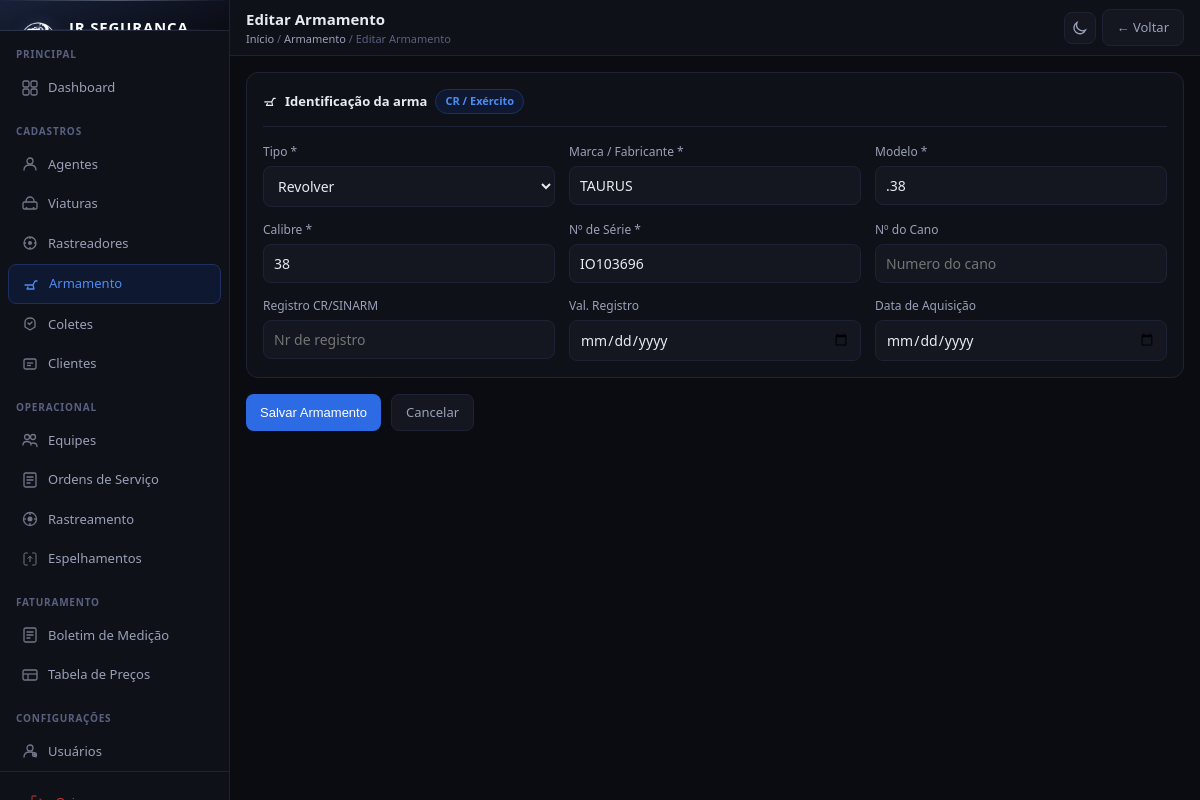
The page /armamento/1/editar/ (signed in) on the database its author committed.
### cadastros/models.py (models this page shows, shortened)
class Armamento(models.Model):
    TIPO_CHOICES = [
        ('pistola', 'Pistola'),
        ('revolver', 'Revolver'),
        ('espingarda', 'Espingarda'),
        ('rifle', 'Rifle'),
    ]
    tipo = models.CharField(max_length=20, choices=TIPO_CHOICES, verbose_name='Tipo')
    marca = models.CharField(max_length=100, verbose_name='Marca / Fabricante')
    modelo = models.CharField(max_length=100, verbose_name='Modelo')
    calibre = models.CharField(max_length=20, verbose_name='Calibre')
    numero_serie = models.CharField(max_length=50, unique=True, verbose_name='Nr de Serie')
    numero_cano = models.CharField(max_length=50, blank=True, verbose_name='Nr do Cano')
    registro_cr = models.CharField(max_length=50, blank=True, verbose_name='Registro CR/SINARM')
    registro_validade = models.DateField(blank=True, null=True, verbose_name='Val. Registro')
    data_aquisicao = models.DateField(blank=True, null=True, verbose_name='Data de Aquisicao')
    criado_em = models.DateTimeField(auto_now_add=True)
    atualizado_em = models.DateTimeField(auto_now=True)
    class Meta:
        verbose_name = 'Armamento'
        verbose_name_plural = 'Armamentos'
        ordering = ['tipo', 'marca']

### cadastros/views.py (the view)
# urls.py: path('armamento/<int:pk>/editar/', views.armamento_edit, name='armamento_edit'),
@login_required
def armamento_edit(request, pk):
    armamento = get_object_or_404(Armamento, pk=pk)
    form = ArmamentoForm(request.POST or None, instance=armamento)
    if form.is_valid():
        form.save()
        messages.success(request, 'Armamento atualizado com sucesso!')
        return redirect('armamento_list')
    return render(request, 'cadastros/armamento_form.html', {'form': form, 'titulo': 'Editar Armamento', 'obj': armamento})

### cadastros/forms.py
class ArmamentoForm(forms.ModelForm):
    class Meta:
        model = Armamento
        exclude = ['criado_em', 'atualizado_em']
        widgets = {
            'marca': forms.TextInput(attrs={'placeholder': 'Ex: Taurus, Glock'}),
            'modelo': forms.TextInput(attrs={'placeholder': 'Ex: PT840, G17'}),
            'calibre': forms.TextInput(attrs={'placeholder': 'Ex: .40 S&W, 9mm'}),
            'numero_serie': forms.TextInput(attrs={'placeholder': 'TQ000000'}),
            'numero_cano': forms.TextInput(attrs={'placeholder': 'Numero do cano'}),
            'registro_cr': forms.TextInput(attrs={'placeholder': 'Nr de registro'}),
            'registro_validade': forms.DateInput(attrs={'type': 'date'}),
            'data_aquisicao': forms.DateInput(attrs={'type': 'date'}),
        }

### cadastros/templates/cadastros/armamento_form.html (shortened to what this page needs)
﻿{% extends 'cadastros/base.html' %}
{% block page_title %}{{ titulo }}{% endblock %}
{% block breadcrumb %}<a href="{% url 'dashboard' %}">Início</a> / <a href="{% url 'armamento_list' %}">Armamento</a> / {{ titulo }}{% endblock %}
{% block topbar_actions %}<a href="{% url 'armamento_list' %}" class="btn btn-secondary">← Voltar</a>{% endblock %}
{% block content %}
<form method="post">
  <div class="card">
    <div class="card-title">
      <svg width="14" height="14" fill="none" viewBox="0 0 16 16"><path d="M2 9h8l2-4h2M10 9l1 4H4l1-2" stroke="currentColor" stroke-width="1.3" stroke-linecap="round" stroke-linejoin="round"/></svg>
      Identificação da arma
      <span class="badge badge-blue">CR / Exército</span>
    </div>
    <div class="form-grid form-grid-3">
      <div class="field"><label>Tipo *</label>{{ form.tipo }}</div>
      <div class="field"><label>Marca / Fabricante *</label>{{ form.marca }}</div>
      <div class="field"><label>Modelo *</label>{{ form.modelo }}</div>
      <div class="field"><label>Calibre *</label>{{ form.calibre }}</div>
      <div class="field"><label>Nº de Série *</label>{{ form.numero_serie }}</div>
      <div class="field"><label>Nº do Cano</label>{{ form.numero_cano }}</div>
      <div class="field"><label>Registro CR/SINARM</label>{{ form.registro_cr }}</div>
      <div class="field"><label>Val. Registro</label>{{ form.registro_validade }}</div>
      <div class="field"><label>Data de Aquisição</label>{{ form.data_aquisicao }}</div>
    </div>
  </div>
  <div style="display:flex;gap:10px;margin-top:16px">
    <button type="submit" class="btn btn-primary">Salvar Armamento</button>
    <a href="{% url 'armamento_list' %}" class="btn btn-secondary">Cancelar</a>
  </div>
</form>
{% endblock %}

### cadastros/templates/cadastros/base.html (style rules this page uses)
* { box-sizing:border-box;margin:0;padding:0 }
:root { --bg:#0a0c12;--bg2:#0f1118;--bg3:#141720;--bg4:#1a1e2a; --border:#1e2235;--border2:#28304a; --text:#e8eaf0;--text2:#9aa0b8;--text3:#5a6080; --blue:#2d6be4;--blue2:#1a4db8;--blue-light:#4d8df0; --blue-bg:#0e1830;--blue-border:#1e3060; --green:#22c55e;--green-bg:#0a2018; --red:#ef4444;--red-bg:#1e0a0a; --amber:#f59e0b;--amber-bg:#1e1508; --gray:#64748b; --silver:#a8b0c0;--silver2:#c8d0dc; --gold:#b8960a; --radius:8px;--radius-lg:12px; --sidebar-w:230px; --topbar-h:56px; }
body { font-family:'Segoe UI',system-ui,sans-serif;background:var(--bg);color:var(--text);font-size:14px;line-height:1.5;display:flex;min-height:100vh }
.topbar-left .breadcrumb a { color:var(--text2);text-decoration:none }
.btn { display:inline-flex;align-items:center;gap:6px;padding:8px 14px;border-radius:var(--radius);font-size:13px;font-weight:500;cursor:pointer;border:none;text-decoration:none;transition:all .15s;white-space:nowrap }
.btn-primary { background:var(--blue);color:#fff }
.btn-secondary { background:var(--bg3);color:var(--text2);border:1px solid var(--border) }
.card { background:var(--bg2);border:1px solid var(--border);border-radius:var(--radius-lg);padding:16px }
.card-title { font-size:13px;font-weight:600;color:var(--text);margin-bottom:16px;padding-bottom:12px;border-bottom:1px solid var(--border);display:flex;align-items:center;gap:8px }
.form-grid { display:grid;gap:14px }
.form-grid-3 { grid-template-columns:1fr 1fr 1fr }
.field { display:flex;flex-direction:column;gap:5px }
.field label { font-size:12px;color:var(--text2);font-weight:500 }
.field input,.field select,.field textarea { background:var(--bg3);border:1px solid var(--border);border-radius:var(--radius);padding:9px 10px;color:var(--text);font-size:14px;font-family:inherit;outline:none;transition:border .15s;width:100% }
.field select option { background:var(--bg3) }
.badge { display:inline-flex;align-items:center;padding:3px 9px;border-radius:999px;font-size:11px;font-weight:600;white-space:nowrap }
.badge-blue { background:var(--blue-bg);color:var(--blue-light);border:1px solid var(--blue-border) }

### rows shown on the page
Armamento: tipo "Revolver", marca "TAURUS", modelo ".38", calibre "38", numero_serie "IO103696"

### other values the page prints
{{ titulo }} "Editar Armamento"
